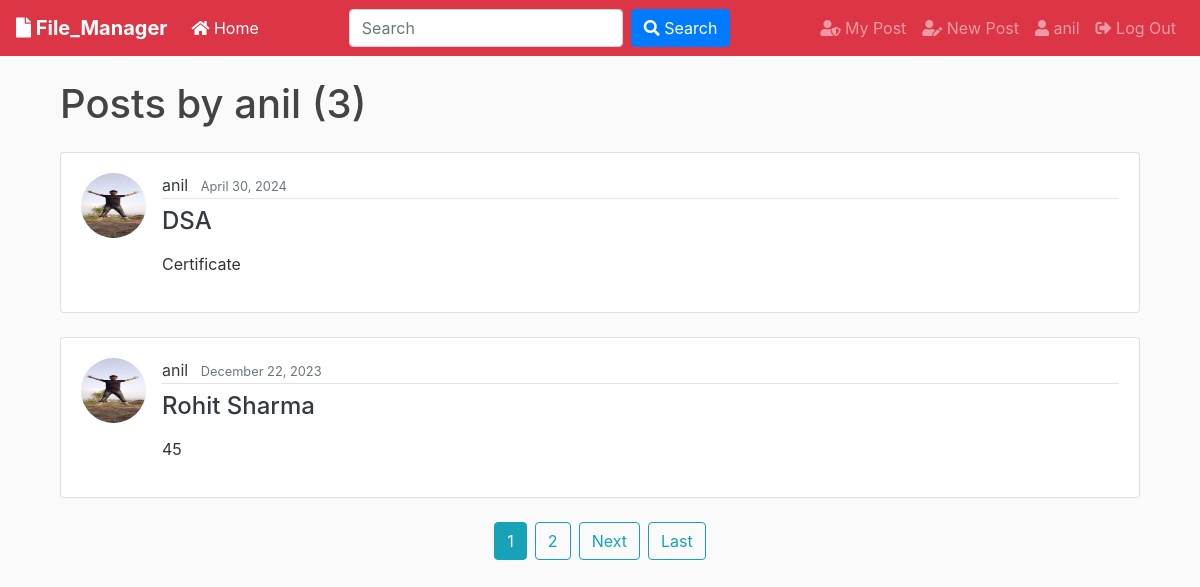
The app's page /user/anil (signed in) with its own data.
### blog/models.py (models this page shows, shortened)
class Post(models.Model):
	title = models.CharField(max_length=100)
	file = models.FileField(null=True,blank=True,upload_to='Files')
	content = models.TextField()
	date_posted = models.DateTimeField(default=timezone.now)
	author = models.ForeignKey(User, on_delete=models.CASCADE)

### users/models.py (models this page shows, shortened)
class Profile(models.Model):
    user = models.OneToOneField(User, on_delete=models.CASCADE)
    image = models.ImageField(default='default.jpg', upload_to='profile_pics')

### blog/views.py (the view)
# urls.py: path('user/<str:username>', UserPostListView.as_view(), name='user-posts'),
class UserPostListView(ListView):
    model = Post
    template_name = 'blog/user_posts.html'  # <app>/<model>_<viewtype>.html
    context_object_name = 'posts'
    paginate_by = 2
    def get_queryset(self):
        user = get_object_or_404(User, username=self.kwargs.get('username'))
        return Post.objects.filter(author=user).order_by('-date_posted')

### blog/templates/blog/user_posts.html (shortened to what this page needs)
{% extends "blog/base.html" %}
{% block content %}
    <div class="container mt-4">
        <h1 class="mb-4">Posts by {{ view.kwargs.username }} ({{ page_obj.paginator.count }})</h1>
        {% for post in posts %}
            <div class="card mb-4">
                <div class="card-body">
                    <div class="media">
                        <img class="rounded-circle article-img mr-3" src="{{ post.author.profile.image.url }}" alt="Profile Image">
                        <div class="media-body">
                            <div class="article-metadata mb-2">
                                <a class="mr-2 text-dark" href="{% url 'user-posts' post.author.username %}">{{ post.author }}</a>
                                <small class="text-muted">{{ post.date_posted|date:"F d, Y" }}</small>
                            </div>
                            <h2 class="h4 mb-3"><a class="article-title text-dark" href="{% url 'post-detail' post.id %}">{{ post.title }}</a></h2>
                            <p class="article-content">{{ post.content }}</p>
                        </div>
                    </div>
                </div>
            </div>
        {% endfor %}
        {% if is_paginated %}
            <div class="pagination justify-content-center">
                {% for num in page_obj.paginator.page_range %}
                    {% if page_obj.number == num %}
                        <a class="btn btn-info mr-2" href="?page={{ num }}">{{ num }}</a>
                    {% elif num > page_obj.number|add:'-3' and num < page_obj.number|add:'3' %}
                        <a class="btn btn-outline-info mr-2" href="?page={{ num }}">{{ num }}</a>
                    {% endif %}
                {% endfor %}
                {% if page_obj.has_next %}
                    <a class="btn btn-outline-info mr-2" href="?page={{ page_obj.next_page_number }}">Next</a>
                    <a class="btn btn-outline-info" href="?page={{ page_obj.paginator.num_pages }}">Last</a>
                {% endif %}
            </div>
        {% endif %}
    </div>
{% endblock content %}

### blog/templates/blog/base.html (shortened to what this page needs)
{% load crispy_forms_tags %}
{% load static %}
<!doctype html>
<html lang="en">
<head>
    <link rel="stylesheet"
        href="https://stackpath.bootstrapcdn.com/bootstrap/4.3.1/css/bootstrap.min.css"
>
    <link rel="stylesheet" href="https://use.fontawesome.com/releases/v5.8.1/css/all.css">
    <link rel="stylesheet" href="{% static 'blog/main.css' %}">
</head>
<body>
    <nav class="navbar navbar-expand-lg navbar-dark bg-danger">
        <a class="navbar-brand font-weight-bold" href="{% url 'blog-home' %}"><i class="fas fa-file"></i> File_Manager
        </a>
        <div class="collapse navbar-collapse" id="navbarSupportedContent">
            <ul class="navbar-nav mr-auto">
                <li class="nav-item active">
                    <a class="nav-link" href="{% url 'blog-home' %}"><i class="fas fa-home"></i> Home </a>
                </li>
            </ul>
            <form id="searchform" action="{% url 'search' %}" method="get" class="form-inline my-2 my-lg-0">
                <input class="form-control mr-sm-2" type="text" name="q" value="{{ request.GET.q }}" placeholder="Search">
                <button class="btn btn-primary my-2 my-sm-0" type="submit"><i class="fa fa-search"></i> Search</button>
            </form>
            {% if user.is_authenticated %}
            <div class="navbar-nav ml-auto">
                <a href="{% url 'user-posts' user %}" class="nav-link"><i class="fas fa-user-shield"></i> My Post</a>
                <a href="{% url 'post-create' %}" class="nav-link"><i class="fas fa-user-edit"></i> New Post</a>
                <a href="{% url 'profile' %}" class="nav-link"><i class="fas fa-user"></i> {{ user.username }}</a>
                <a href="{% url 'logout' %}" class="nav-link"><i class="fas fa-sign-out-alt"></i> Log Out</a>
            </div>
            {% else %}
            <div class="navbar-nav ml-auto">
                <a href="{% url 'login' %}" class="nav-link"><i class="fas fa-user-tie"></i> Login</a>
                <a href="{% url 'register' %}" class="nav-link"><i class="fas fa-sign-in-alt"></i> Sign Up</a>
            </div>
            {% endif %}
        </div>
    </nav>
    <div class="container my-4">
        {% block content %}
        {% endblock %}
    </div>
</body>
</html>

### blog/static/blog/main.css (style rules this page uses)
body { background: #fafafa; color: #333333; margin-top: 0; }
h1, h2, h3, h4, h5, h6 { color: #444444; }
ul { margin: 0; }
.article-title { color: #444444; }
.article-content { white-space: pre-line; }
.article-img { height: 65px; width: 65px; margin-right: 16px; }
.article-metadata { padding-bottom: 1px; margin-bottom: 4px; border-bottom: 1px solid #e3e3e3 }

### records on screen
Post: author.profile.image (picture), author "anil", date_posted "April 30, 2024", title "DSA", content "Certificate"
Post: author.profile.image (picture), author "anil", date_posted "December 22, 2023", title "Rohit Sharma", content "45"

### other values on screen
{{ user.username }} "anil"
{{ view.kwargs.username }} "anil"
{{ page_obj.paginator.count }} "3"
{{ num }} "1"
{{ num }} "2"
